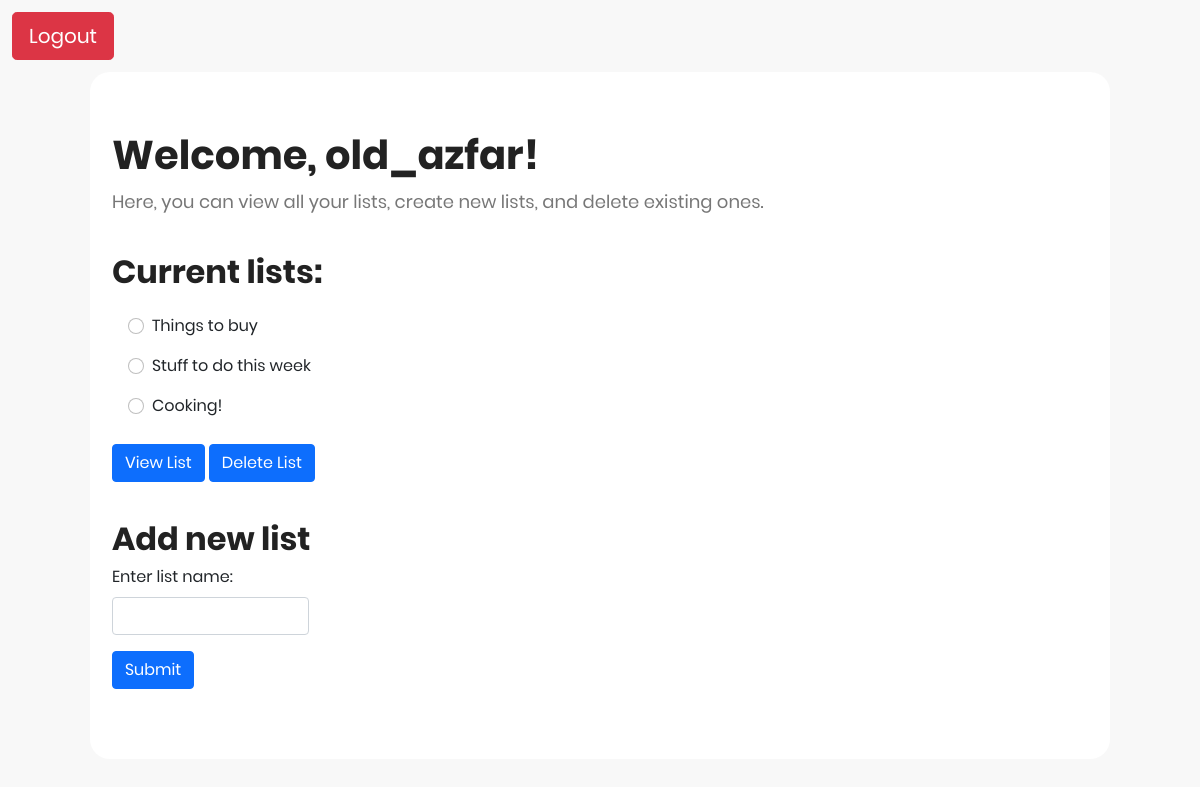
Page / (signed in) on the committed database.
### tables this page shows
CREATE TABLE "Lists" (
ListID INTEGER PRIMARY KEY AUTOINCREMENT NOT NULL,
UserID INTEGER,
ListName VARCHAR(30) NOT NULL,
DateTime NOT NULL DEFAULT (datetime(CURRENT_TIMESTAMP, 'localtime')),
FOREIGN KEY (UserID) REFERENCES Users(UserID)
);

### Homework5/app.py (the view)
@app.route('/', methods=['GET', 'POST'])
def home():
    if 'user_id' in session:
        session['current_list_id'] = None
        session['current_list_name'] = None
        list_names = model.get_all_list_names(g.user_id)
        list_names = [a[0] for a in list_names]
        return render_template('dashboard.html', data={
            'username': session['username'],
            'list_names': list_names
        })
    return render_template('main_structure.html')

### Homework5/app.py (called while the page is built)
@app.before_request
def before_request():
    g.user_id = None
    if 'user_id' in session:
        g.user_id = session['user_id']

### Homework5/data_model.py (called while the page is built)
    def retrieve_data_multiple(self, sql_command):
        self.cursor.execute(sql_command)
        results = self.cursor.fetchall()
        return results

    def get_all_list_names(self, user_id):
        query = '''
            SELECT ListName from Lists
            WHERE UserID = '{}';
        '''.format(user_id)
        results = self.retrieve_data_multiple(query)
        return results

### Homework5/templates/dashboard.html (shortened to what this page needs)
{% extends "main_structure.html" %}
{% block head %}
    <link rel="stylesheet" href="../static/css/style.css">
{% endblock %}
{% block body %}
<body>
    <div class="container btn-top-left btn-logout">
        <a href="/logout">
            <button class="btn btn-danger btn-lg">
                <span>Logout</span>
            </button>
        </a>
    </div>
    <div class="main">
        <div class="container-fluid">
            <div class="header-container">
                <h1>Welcome, {{ data['username'] }}!</h1>
                <p>
                    Here, you can view all your lists, create new lists, and delete existing ones.
                </p>
            </div>
        </div>
        <div class="container-fluid">
            <div class="lists-view-container">
                <h2>Current lists:</h2>
                <form action="/display_list" method="post">
                    {% for elem in data['list_names'] %}
                    <div class="form-check lists-view">
                        <input class="form-check-input" type="radio" name="list_name" id="{{elem}}" value="{{elem}}">
                        <label class="form-check-label" for="{{elem}}">
                            {{ elem }}
                        </label>
                    </div>
                    {% endfor %}
                    <br>
                    <button class="btn btn-primary" name="action" type="submit" value="View">View List</button>
                    <button class="btn btn-primary" name="action" type="submit" value="Delete">Delete List</button>
                </form>
            </div>
        </div>
        <div class="container-fluid">
            <div class="add-list-container">
                <h2>Add new list</h2>
                <form action="/create_new_list" method="post">
                    <div class="mb-3">
                        <label for="list_name" class="form-label">Enter list name:</label>
                        <input type="text" class="form-control new-list" id="list_name" name="list_name" required>
                    </div>
                    <button type="submit" class="btn btn-primary">Submit</button>
                </form>
            </div>
        </div>
    </div>
</body>
{% endblock %}

### Homework5/static/css/style.css (style rules this page uses)
body { background: #f8f8f8; font-family: Poppins; }
p { margin-bottom: 0px; font-size: 18px; color: #777; }
h1, h2 { line-height: 1.66; margin: 0; padding: 0; font-weight: bold; color: #222; font-family: Poppins; }
.main { padding: 70px 0; width: 85%; background: #fff; margin: 0 auto; border-radius: 20px; }
.header-container { margin-left: 1%; margin-top: -2%; }
.lists-view-container { margin-top: 3%; margin-left: 1%; }
.lists-view { margin-top: 1em; margin-left: 1em; }
.add-list-container { margin-top: 3%; margin-left: 1%; }
.new-list { width: 20%; }
.btn-top-left { margin-bottom: 1%; margin-top: 1%; }
.btn-logout { padding-right: 99%; }

### rows in the picture
Lists: ListName "Things to buy"
Lists: ListName "Stuff to do this week"
Lists: ListName "Cooking!"

### other values in the picture
{{ data['username'] }} "old_azfar"
